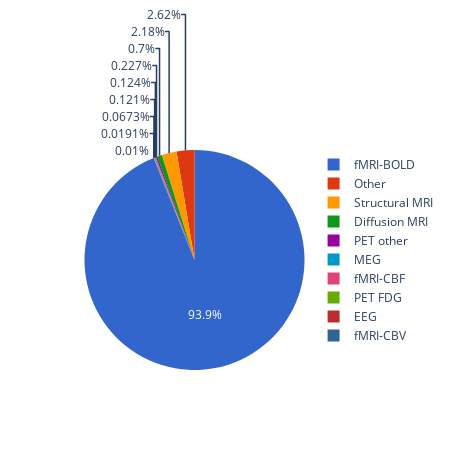

Notebook code for this chart:
### Code cell
fig = _plot_pie(image_by_modality, "count", "modality")
fig.write_html(
    op.join(fig_dir, "06_images_by_modality.html"), full_html=True, include_plotlyjs=True
)
fig.write_image(op.join(fig_dir, "06_images_by_modality.png"), scale=6)
fig.show()

### Figure 1 — Plotly figure (JSON) as saved in the notebook; plotly's stock layout.template omitted (floating-point values rounded to 4 significant figures)
{"data": [{"domain": {"x": [0, 1], "y": [0, 1]}, "hovertemplate": "modality=%{label}<br>count=%{value}<extra></extra>", "labels": ["Diffusion MRI", "EEG", "MEG", "Other", "PET FDG", "PET other", "Structural MRI", "fMRI-BOLD", "fMRI-CBF", "fMRI-CBV"], "legendgroup": "", "name": "", "showlegend": true, "type": "pie", "values": [1465, 40, 260, 5480, 141, 475, 4565, 196732, 253, 21]}], "layout": {"height": 450, "legend": {"tracegroupgap": 0}, "margin": {"t": 60}, "piecolorway": ["#3366CC", "#DC3912", "#FF9900", "#109618", "#990099", "#0099C6", "#DD4477", "#66AA00", "#B82E2E", "#316395"], "width": 450}}
